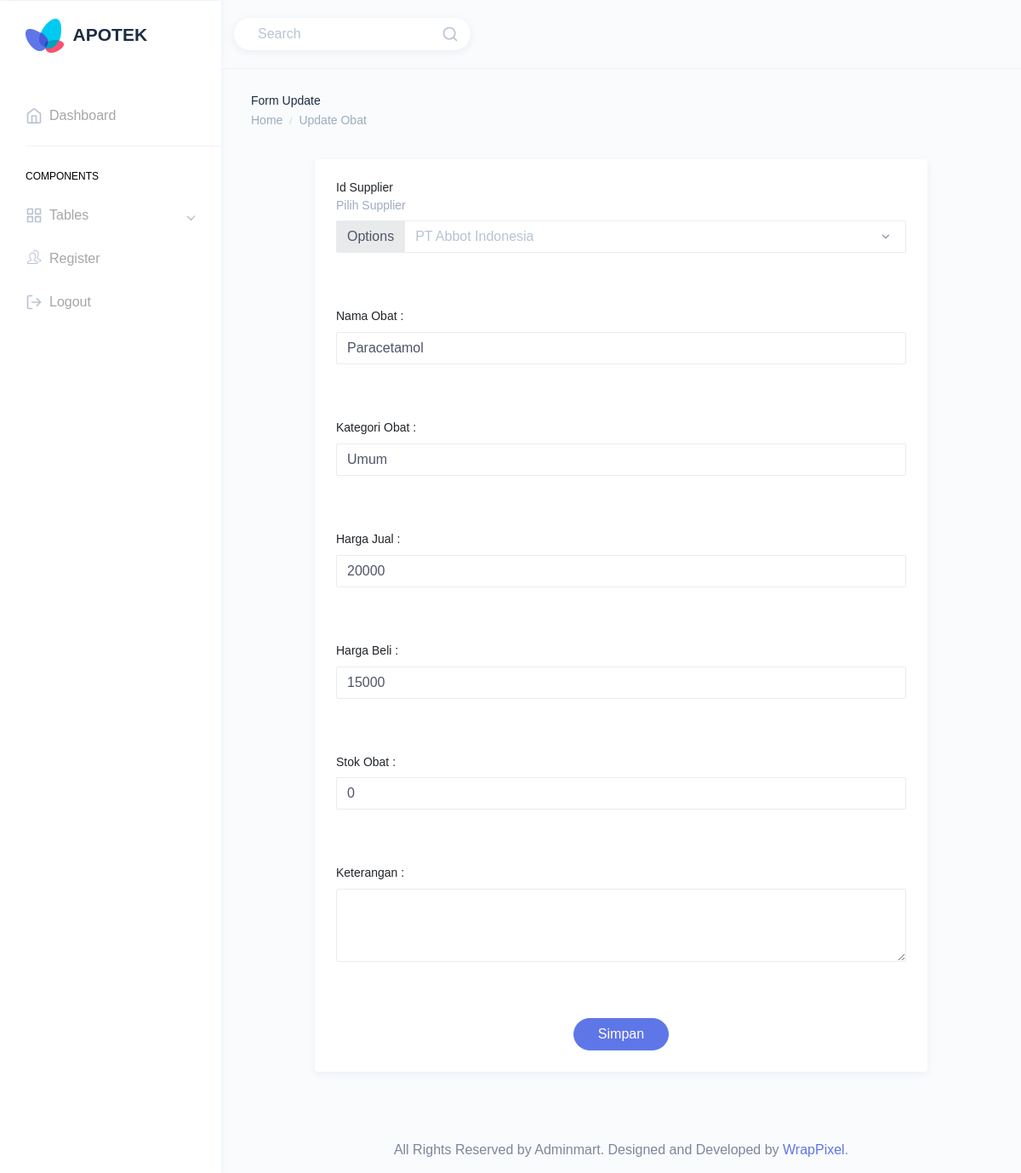
Screenshot of /update/updateobat.php?idobat=1613 (signed in) with the database file from the repository.
### tables this page shows
CREATE TABLE `tb_obat` (
  `idobat` int(4) NOT NULL,
  `idsupplier` int(4) NOT NULL,
  `namaobat` varchar(100) NOT NULL,
  `kategoriobat` varchar(50) NOT NULL,
  `hargajual` double NOT NULL,
  `hargabeli` double NOT NULL,
  `stok_obat` int(11) DEFAULT NULL,
  `keterangan` text DEFAULT NULL
);

### update/updateobat.php (the view, shortened to what this page needs)
<!DOCTYPE html>
<html dir="ltr" lang="en">
<head>
    <link href="../dist/css/style.min.css" rel="stylesheet">
</head>
<body>
    <?php require '../template/header.php' ?>
    <?php require '../template/navbar.php' ?>
    <div class="page-wrapper">
        <div class="page-breadcrumb">
            <div class="row">
                <div class="col-7 align-self-center">
                    <h6 class="page-title text-truncate text-dark font-weight-medium mb-1">Form Update</h6>
                    <div class="d-flex align-items-center">
                        <nav aria-label="breadcrumb">
                            <ol class="breadcrumb m-0 p-0">
                                <li class="breadcrumb-item"><a href="../view/dashboard.php" class="text-muted">Home</a></li>
                                <li class="breadcrumb-item text-muted active" aria-current="page">Update Obat</li>
                            </ol>
                        </nav>
                    </div>
                </div>
            </div>
        </div>
        <?php
        include('../koneksi.php');
        $id = $_GET['idobat'];
        $query = "SELECT * From tb_obat WHERE idobat='$id'";
        $hasil = mysqli_query($koneksi, $query);
        while ($data = mysqli_fetch_assoc($hasil)) {
        ?>
            <div class="container-fluid">
                <form action="proses_update_obat.php" method="post">
                    <div class="row">
                        <div class="col-md-10 m-auto">
                            <div class="card">
                                <div class="card-body">
                                    <h6 class="card-title">Id Supplier</h6>
                                    <h6 class="card-subtitle">Pilih Supplier</h6>
                                    <div class="input-group mb-3">
                                        <div class="input-group-prepend">
                                            <label class="input-group-text" for="inputGroupSelect01">Options</label>
                                        </div>
                                        <select class="custom-select" name="idsupplier">
                                            <?php
                                            require '../koneksi.php';
                                            $query = 'SELECT idsupplier,perusahaan FROM tb_supplier';
                                            $hasil = mysqli_query($koneksi, $query);
                                            while ($row = mysqli_fetch_assoc($hasil)) { ?>
                                                <option value="<?php echo $row['idsupplier']; ?>"><?php echo $row['perusahaan']; ?></option>
                                            <?php
                                            }
                                            ?>
                                        </select>
                                    </div>
                                </div>
                                <div class="card-body">
                                    <h6 class="card-title"> Nama Obat : </h6>
                                    <div class="form-group">
                                        <input type="text" name="namaobat" class="form-control" value="<?php echo $data['namaobat']; ?>">
                                    </div>
                                </div>
                                <div class="card-body">
                                    <h6 class="card-title"> Kategori Obat : </h6>
                                    <div class="form-group">
                                        <input type="text" name="kategoriobat" class="form-control" value="<?php echo $data['kategoriobat']; ?>">
                                    </div>
                                </div>
                                <div class="card-body">
                                    <h6 class="card-title"> Harga Jual : </h6>
                                    <div class="form-group">
                                        <input type="text" name="hargajual" class="form-control" value="<?php echo $data['hargajual']; ?>">
                                    </div>
                                </div>
                                <div class="card-body">
                                    <h6 class="card-title"> Harga Beli : </h6>
                                    <div class="form-group">
                                        <input type="text" name="hargabeli" class="form-control" value="<?php echo $data['hargabeli']; ?>">
                                    </div>
                                </div>
                                <div class="card-body">
                                    <h6 class="card-title"> Stok Obat : </h6>
                                    <div class="form-group">
                                        <input type="text" name="stokobat" class="form-control" value="<?php echo $data['stok_obat']; ?>">
                                    </div>
                                </div>
                                <div class="card-body">
                                    <h6 class="card-title"> Keterangan : </h6>
                                    <div class="form-group">
                                        <textarea class="form-control" rows="3" value="<?php echo $data['keterangan']; ?>"></textarea>
                                    </div>
                                </div>
                                <div class="card-body">
                                    <center>
                                        <button class="col-sm-2 col-md-4 col-lg-2 btn waves-effect waves-light btn-rounded btn-primary"> Simpan </button>
                                    </center>
                                </div>
                            </div>
                        </div>
                    </div>
                </form>
            </div>
        <?php } ?>
        <footer class="footer text-center">
            All Rights Reserved by Adminmart. Designed and Developed by <a href="https://wrappixel.com">WrapPixel</a>.
        </footer>
    </div>
    </div>
</body>
</html>

### rows the page displays
tb_obat: namaobat "Paracetamol", kategoriobat "Umum", hargajual "20000", hargabeli "15000", stokobat "0"

### other values shown
form field idsupplier "PT Abbot Indonesia"
